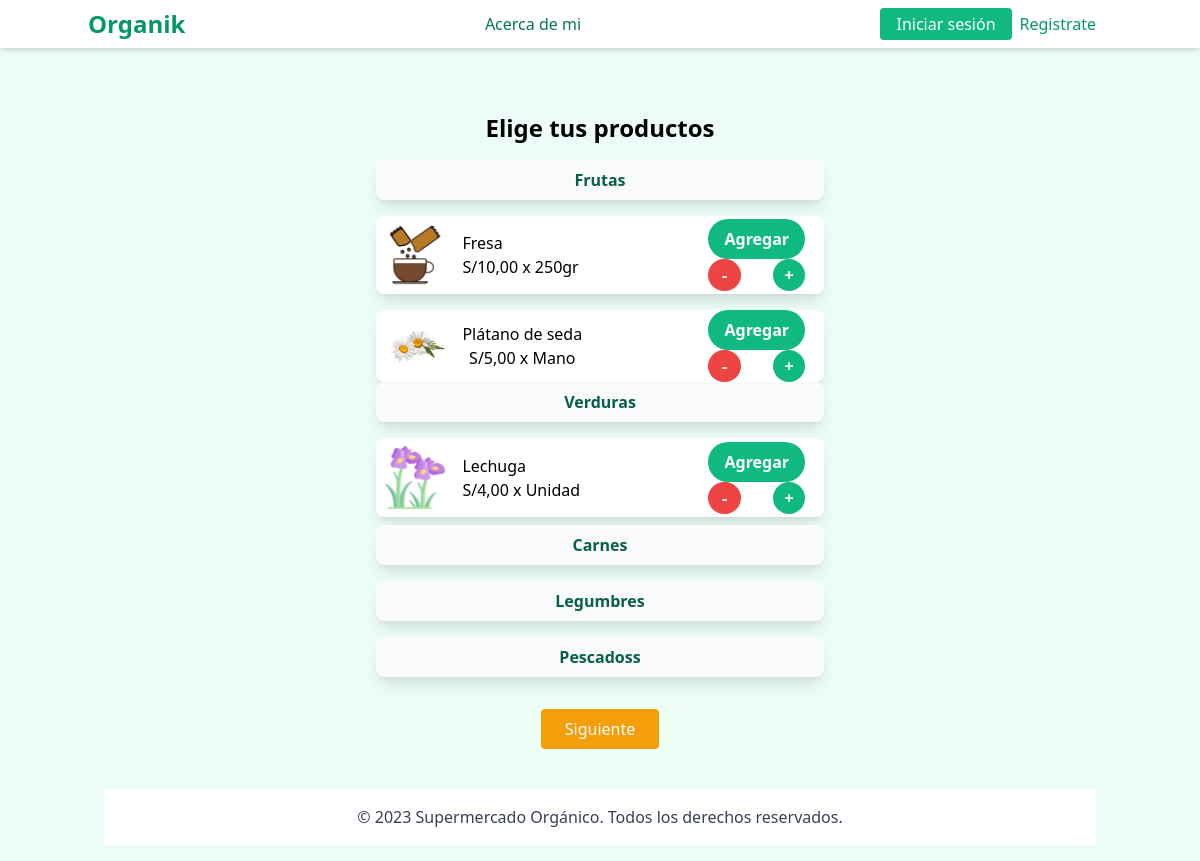
/productos/, run on the app's committed database.
### marketapp/models.py (models this page shows, shortened)
class Categoria(models.Model):
    nombre = models.CharField(max_length=50)
    descripcion = models.CharField(max_length=100, blank=True, null=True)

class Producto(models.Model):
    nombre = models.CharField(max_length=100)
    descripcion = models.CharField(max_length=100)
    precio = models.DecimalField(max_digits=10, decimal_places=2)
    stock = models.PositiveIntegerField(blank=True, null=True)
    categoria = models.ForeignKey(Categoria, on_delete=models.SET_NULL, null=True)
    imagen = models.ImageField(upload_to="productos_imagenes", blank=True, null=True)
    envase = models.ForeignKey(
        Envase, on_delete=models.SET_NULL, null=True, verbose_name="Tipo de envase"
    )

class Envase(models.Model):
    nombre = models.CharField(max_length=50, verbose_name="Nombre del envase")
    valor = models.DecimalField(
        max_digits=5, decimal_places=2, verbose_name="Factor de costo"
    )
    def __str__(self):
        return self.nombre

### marketapp/views.py (the view, shortened to what this page needs)
# urls.py: path('productos/', pedidoForm, name='pedidoForm'),
@never_cache
def pedidoForm(request):
    categorias = Categoria.objects.all()
    selecciones = request.session.get('selecciones', {})
    return render(request, 'marketapp/cliente/productos.html', {'categorias': categorias, 'selecciones':selecciones})

### marketapp/templates/marketapp/cliente/productos.html (shortened to what this page needs)
{% extends 'marketapp/index.html' %}
{% load static %}
{% block contenido %}
    <h1 class="text-2xl text-center font-bold m-2 mb-4">Elige tus productos</h1>
    <div x-data="{ openPanel: null }" class="w-full max-w-md mx-auto text-center">
        <form method="post" action="{% url 'pedidoForm' %}">
            {% for categoria in categorias %}
                <div @click.stop="openPanel === {{categoria.id}} ? openPanel = null : openPanel = {{categoria.id}}" class="cursor-pointer bg-gray-50 w-full px-4 py-2 text-center font-bold text-green-800 rounded-lg shadow-lg shadow-cyan-500/50 mb-4">
                    {{ categoria.nombre }}s
                </div>
                <div x-show.transition="openPanel === {{categoria.id}}" class="space-y-4">
                    {% for producto in categoria.producto_set.all %}
                        <div class="grid grid-cols-10 bg-white rounded-lg shadow-lg shadow-cyan-500/50 mb-2">
                            <div class="col-span-7 flex items-center">
                                {% if producto.imagen %}
                                <img src="{{producto.imagen.url}}" alt="{{ producto.nombre }}" class="w-1/4 p-2 mr-2">
                                {% endif %}
                                <div>
                                    <p class="text-left">{{ producto.nombre }}</p>
                                    <p>S/{{ producto.precio }} x {{ producto.envase }}</p>
                                </div>
                            </div>
                            <div class="col-span-3 flex items-center justify-center">
                                <div x-data="{ quantity: 0 }">
                                    <button x-show="quantity === 0" @click.prevent="quantity++" class="bg-green-500 hover:bg-green-700 text-white font-bold py-2 px-4 rounded-full">
                                        Agregar
                                    </button>
                                    <div x-show="quantity > 0" class="grid grid-cols-3 max-h-20 items-center">
                                        <button @click.prevent="quantity = Math.max(0, quantity - 1)" class="bg-red-500 hover:bg-red-700 text-white py-1 font-bold rounded-full m-0">
                                            -
                                        </button>
                                        <input x-bind:value="quantity" type="text" readonly class="text-center w-8" name="cantidad_{{ producto.id }}">
                                        <button @click.prevent="quantity++" class="bg-green-500 hover:bg-green-700 text-white py-1 font-bold rounded-full m-0">
                                            +
                                        </button>
                                    </div>
                                </div>
                            </div>
                        </div>
                    {% endfor %}
                </div>
            {% endfor %}
            <button type="submit" class="bg-yellow-500 hover:bg-yellow-600 text-white px-6 py-2 rounded mt-4">Siguiente</button>
        </form>
    </div>
{% endblock contenido %}

### data on the page
Categoria: nombre "Fruta"
Producto: imagen (picture), nombre "Fresa", precio "10,00", envase "250gr"
Producto: imagen (picture), nombre "Plátano de seda", precio "5,00", envase "Mano"
Categoria: nombre "Verdura"
Producto: imagen (picture), nombre "Lechuga", precio "4,00", envase "Unidad"
Categoria: nombre "Carne"
Categoria: nombre "Legumbre"
Categoria: nombre "Pescados"
